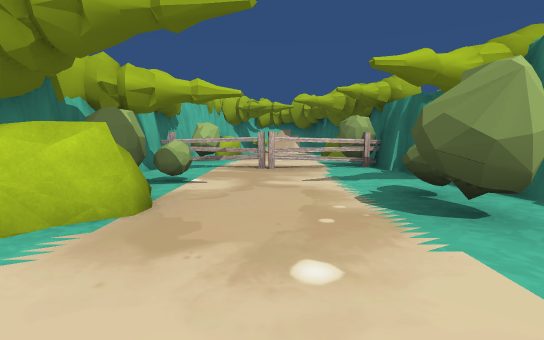
View 1 (above)

16 first-person views from a walk through a Unity game level. The camera is 1.3 m above the floor, tilts 6° down and sees 85° across. The floor is counted in squares, 2 m on a side. Each view is taken from the middle of a square. On the plan, view 1 faces up. The plan holds only what a view shows up to about 9 squares ahead; the rest is blank. The place goes on beyond the plan. The player is left out.

View 2
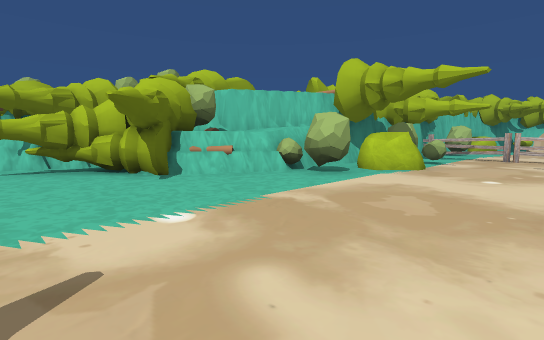

View 3
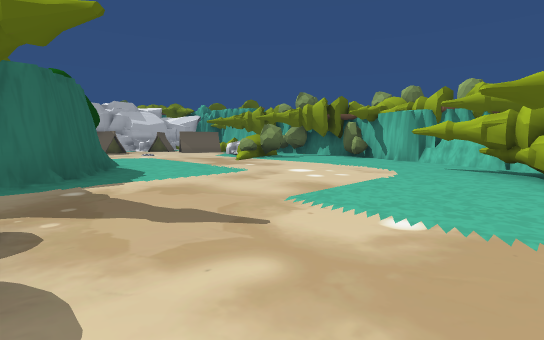

View 4
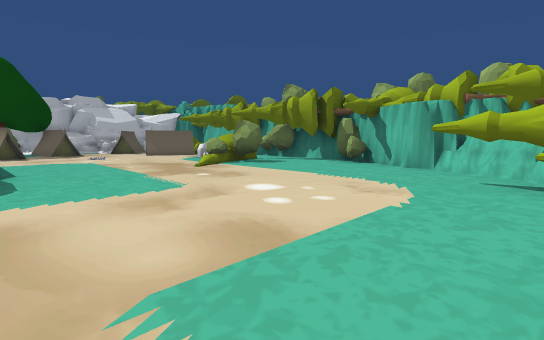

View 5
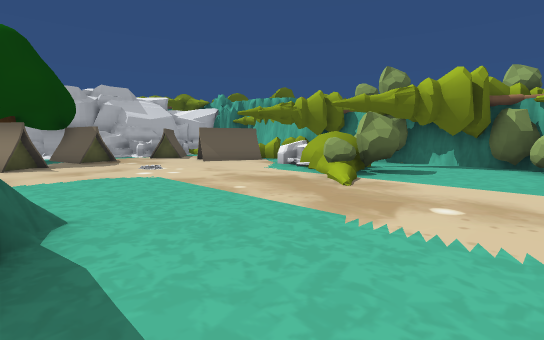

View 6
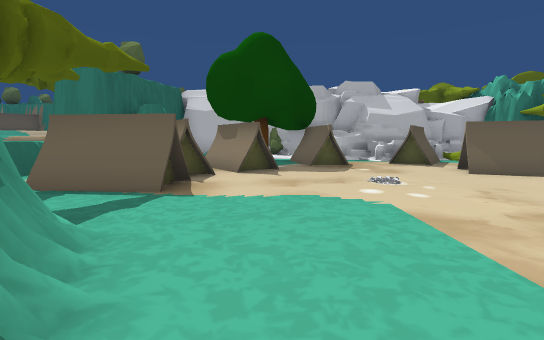

View 7
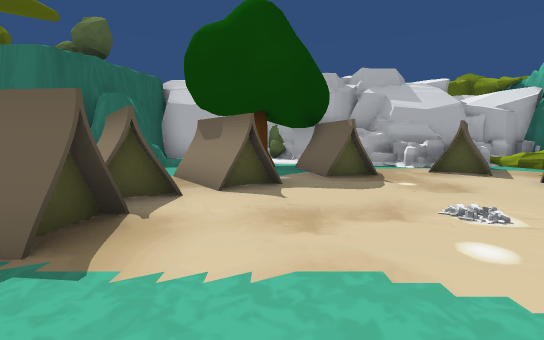

View 8
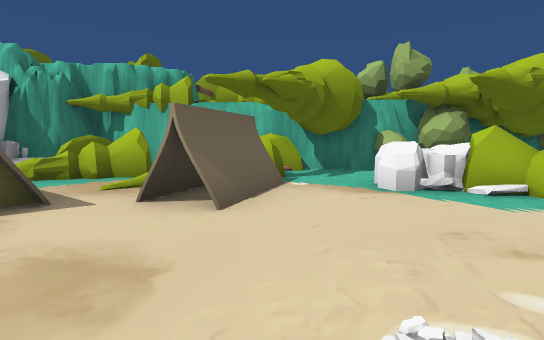

View 9
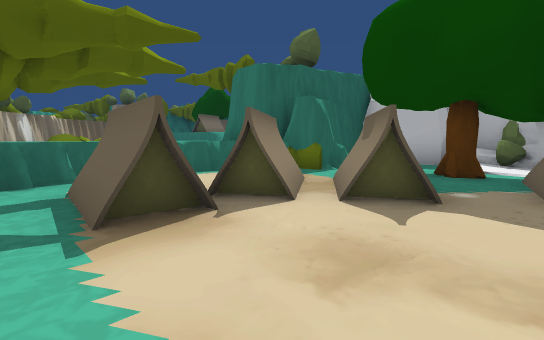

View 10
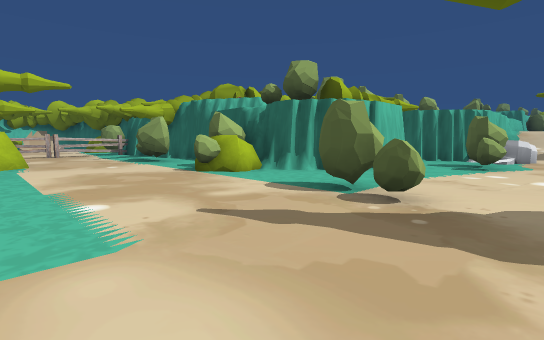

View 11
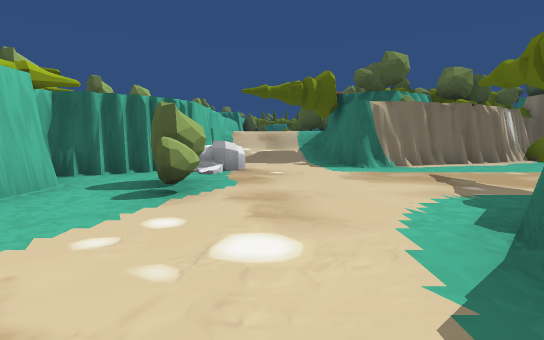

View 12
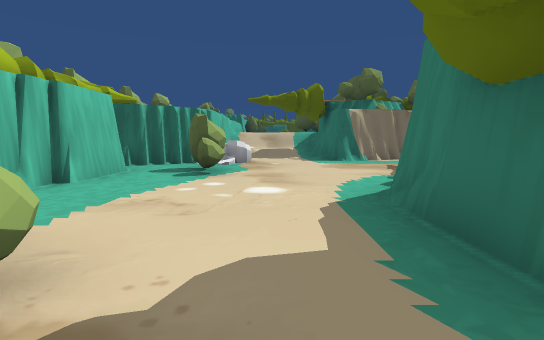

View 13
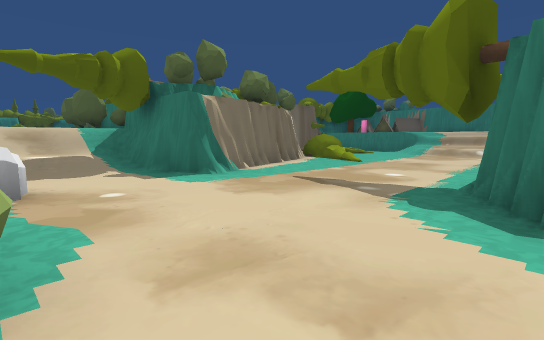

View 14
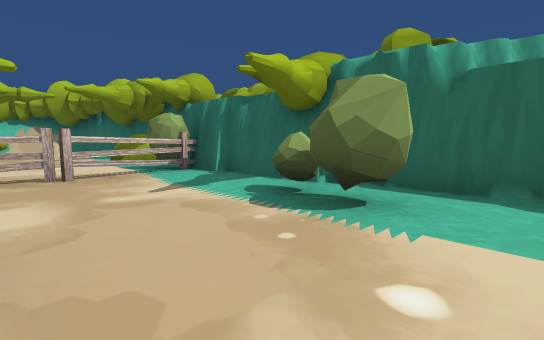

View 15
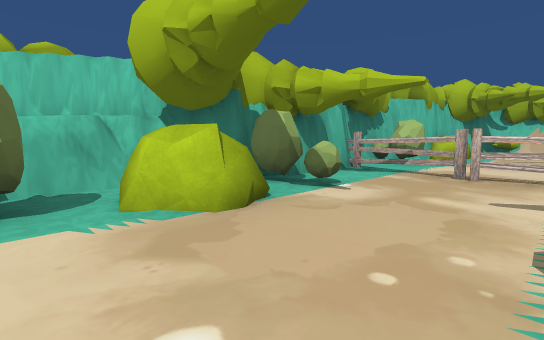

View 16
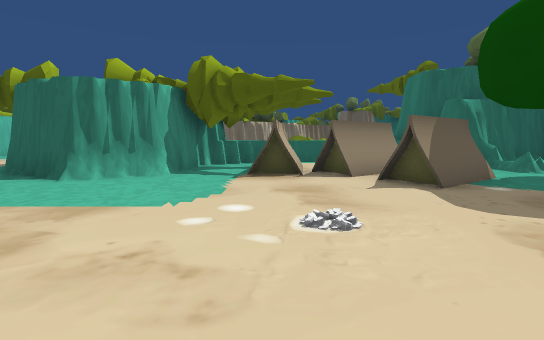

### Floor plan
Key: @ floor where view 1 was taken; # wall or solid block; x gap in a wall; . main floor; : floor 0.5 m higher than the main floor; / step, stairs or slope; = window, fence, low wall or low ledge; ^ raised ledge; O other object.
Columns run from 11 left of view 1 to 15 right of it. Each row starts with its distance up from view 1.
  9         ##   #
  8         #....##
  7         #OOOO##
  6         #.....#
  5         ##....#
  4         ##...##
  3          #...##
  2         ##...##
  1        ###....#
  0       ##...@.##
 -1       ##.....##
 -2     ###.......######
 -3    ###..........##.#
 -4    #.#.......#.....####
 -5   ##........#....#xO..///
 -6   #...................///
 -7   #...................///
 -8   #........#####....####/##
 -9   #... ...##   #....##
-10   #.##....##    .....#
-11   #.#......###  .....##
-12   #/O........^^ ......#
-13   #........OO#^ .... .#
-14   ##O......OO=^^ ..  ^#
-15    #OO...OOOO#^
-16    #//..OOOO#^
-17  #^^ OO.O O #^##
-18 ##^:OOO.OOO=##
-19 #O:OO####=.###
-20  O#^  ########
-21          ##

Positions as (right, up) in squares from view 1, and headings:
1: (0, 0), facing up
2: (1, -4), facing up-left
3: (1, -2), facing down-left
4: (-1, -3), facing down-left
5: (-1, -7), facing down-left
6: (-2, -9), facing down
7: (-2, -11), facing down
8: (-3, -14), facing left
9: (-3, -12), facing down-right
10: (-2, -6), facing up-right
11: (2, -6), facing right
12: (0, -6), facing right
13: (4, -5), facing down-right
14: (-1, 1), facing up-right
15: (1, 1), facing up-left
16: (-6, -13), facing right
